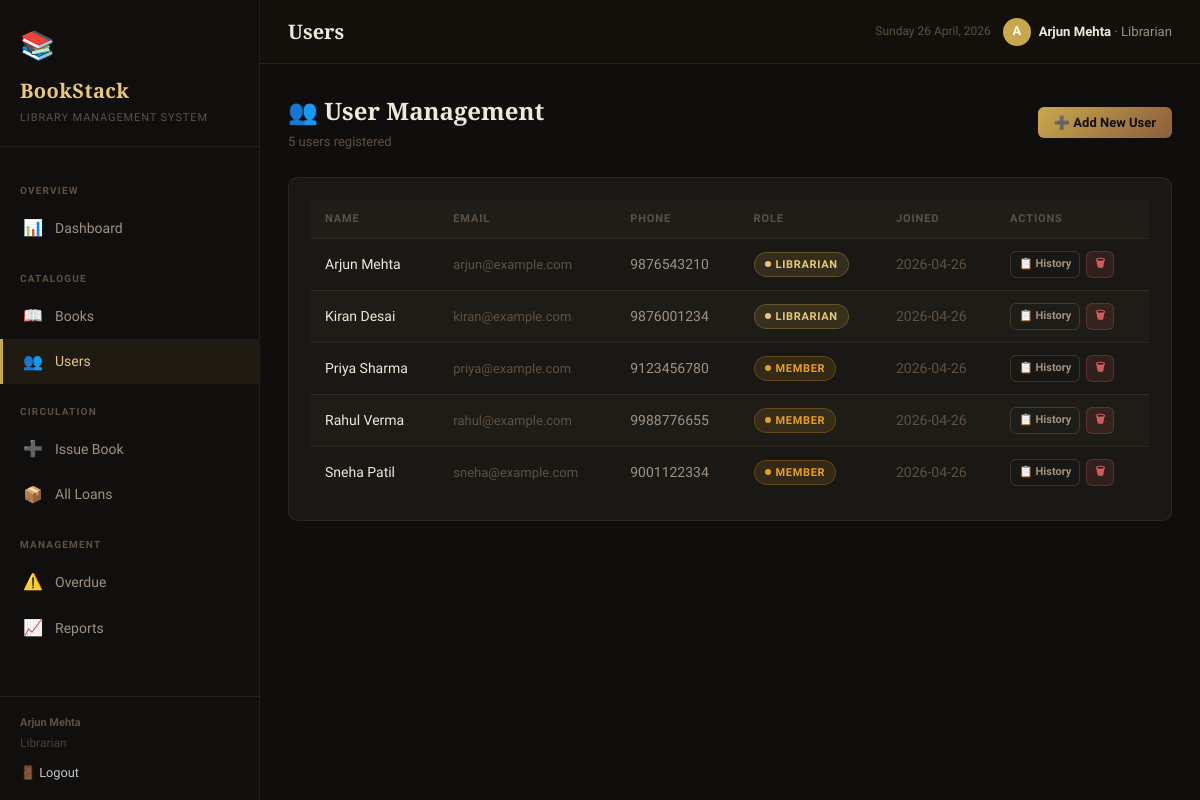
The app's page /users (signed in) with its own data.
### tables this page shows
CREATE TABLE users (
            user_id       INTEGER PRIMARY KEY AUTOINCREMENT,
            name          TEXT NOT NULL,
            email         TEXT UNIQUE NOT NULL,
            phone         TEXT,
            role          TEXT DEFAULT 'member',
            password      TEXT DEFAULT 'password123',
            joined_date   TEXT DEFAULT (date('now'))
        );

### app.py (the view, shortened to what this page needs)
@app.route('/users', methods=['GET', 'POST'])
@librarian_required
def users():
    db = get_db()
    all_users = db.execute("SELECT * FROM users ORDER BY name").fetchall()
    return render_template('users.html', users=all_users)

### app.py (called while the page is built)
def get_db():
    db = getattr(g, '_database', None)
    if db is None:
        db = g._database = sqlite3.connect(DATABASE)
        db.row_factory = sqlite3.Row
        db.execute("PRAGMA foreign_keys = ON")
    return db

@app.teardown_appcontext
def close_connection(exception):
    db = getattr(g, '_database', None)
    if db is not None:
        db.close()

@app.before_request
def before_request():
    init_db()

def librarian_required(f):
    @wraps(f)
    def decorated(*args, **kwargs):
        if 'user_id' not in session:
            flash('Please log in to continue.', 'error')
            return redirect(url_for('login'))
        if session.get('role') != 'librarian':
            flash('Access denied — librarians only.', 'error')
            return redirect(url_for('index'))
        return f(*args, **kwargs)
    return decorated

### templates/users.html (shortened to what this page needs)
{% extends "base.html" %}
{% block page_title %}Users{% endblock %}
{% block content %}
<div class="page-header">
  <div>
    <div class="page-header-title">👥 User Management</div>
    <div class="page-header-sub">{{ users|length }} user{{ 's' if users|length != 1 }} registered</div>
  </div>
  <button class="btn btn-primary" onclick="toggleAddForm()">➕ Add New User</button>
</div>
<div class="card">
  <div class="table-wrap">
    <table>
      <thead>
        <tr>
          <th>Name</th>
          <th>Email</th>
          <th>Phone</th>
          <th>Role</th>
          <th>Joined</th>
          <th>Actions</th>
        </tr>
      </thead>
      <tbody>
        {% for user in users %}
        <tr>
          <td class="text-main">{{ user.name }}</td>
          <td><span style="font-size:13px;color:var(--text-3);">{{ user.email }}</span></td>
          <td>{{ user.phone or '—' }}</td>
          <td><span class="badge badge-{{ user.role }}">{{ user.role }}</span></td>
          <td class="text-muted">{{ user.joined_date }}</td>
          <td>
            <div style="display:flex;gap:6px;">
              <a href="{{ url_for('user_detail', user_id=user.user_id) }}" class="btn btn-ghost btn-xs">📋 History</a>
              <form method="POST" onsubmit="return confirm('Delete user {{ user.name }}?');" style="display:inline;">
                <button type="submit" class="btn btn-danger btn-xs">🗑</button>
              </form>
            </div>
          </td>
        </tr>
        {% endfor %}
      </tbody>
    </table>
  </div>
</div>
{% endblock %}

### templates/base.html (shortened to what this page needs)
<!DOCTYPE html>
<html lang="en">
<head>
  <link rel="stylesheet" href="{{ url_for('static', filename='style.css') }}">
</head>
<body>
<aside class="sidebar">
  <div class="sidebar-brand">
    <span class="brand-icon">📚</span>
    <span class="brand-title">BookStack</span>
    <span class="brand-sub">Library Management System</span>
  </div>
  <nav class="sidebar-nav">
    <div class="nav-section-label">Overview</div>
    <a href="{{ url_for('index') }}" class="nav-link {% if request.endpoint == 'index' %}active{% endif %}">
      <span class="nav-icon">📊</span><span>Dashboard</span>
    </a>
    <div class="nav-section-label">Catalogue</div>
    <a href="{{ url_for('books') }}" class="nav-link {% if request.endpoint == 'books' %}active{% endif %}">
      <span class="nav-icon">📖</span><span>Books</span>
    </a>
    {% if session.get('role') == 'librarian' %}
    <a href="{{ url_for('users') }}" class="nav-link {% if request.endpoint in ('users','user_detail') %}active{% endif %}">
      <span class="nav-icon">👥</span><span>Users</span>
    </a>
    {% endif %}
    <div class="nav-section-label">Circulation</div>
    {% if session.get('role') == 'librarian' %}
    <a href="{{ url_for('issue') }}" class="nav-link {% if request.endpoint == 'issue' %}active{% endif %}">
      <span class="nav-icon">➕</span><span>Issue Book</span>
    </a>
    {% endif %}
    <a href="{{ url_for('loans') }}" class="nav-link {% if request.endpoint in ('loans','loan_detail') %}active{% endif %}">
      <span class="nav-icon">📦</span><span>{% if session.get('role') == 'librarian' %}All Loans{% else %}My Loans{% endif %}</span>
    </a>
    {% if session.get('role') == 'librarian' %}
    <div class="nav-section-label">Management</div>
    <a href="{{ url_for('overdue') }}" class="nav-link {% if request.endpoint == 'overdue' %}active{% endif %}">
      <span class="nav-icon">⚠️</span><span>Overdue</span>
    </a>
    <a href="{{ url_for('reports') }}" class="nav-link {% if request.endpoint == 'reports' %}active{% endif %}">
      <span class="nav-icon">📈</span><span>Reports</span>
    </a>
    {% endif %}
  </nav>
  <div class="sidebar-footer">
    {% if session.get('name') %}
      <div style="margin-bottom:.4rem;">
        <strong>{{ session.name }}</strong><br>
        <span style="font-size:.75rem;opacity:.75;">{{ session.role | capitalize }}</span>
      </div>
      <a href="{{ url_for('logout') }}" style="color:#fff;opacity:.75;font-size:.8rem;text-decoration:none;">🚪 Logout</a>
    {% else %}
      DBMS Project · 2026<br>BookStack v1.0
    {% endif %}
  </div>
</aside>
<div class="main-wrapper">
  <header class="topbar">
    <div class="topbar-title">{% block page_title %}Dashboard{% endblock %}</div>
    <div style="display:flex;align-items:center;gap:12px;">
      <div class="topbar-date" id="topbar-date"></div>
      {% if session.get('name') %}
      <div style="display:flex;align-items:center;gap:8px;font-size:.82rem;color:var(--text-2);">
        <span style="background:var(--accent);color:#fff;border-radius:50%;width:28px;height:28px;display:flex;align-items:center;justify-content:center;font-weight:700;font-size:.8rem;">{{ session.name[0] }}</span>
        <span><strong style="color:var(--text);">{{ session.name }}</strong> &middot; {{ session.role | capitalize }}</span>
      </div>
      {% endif %}
    </div>
  </header>
  <main class="content">
    {% block content %}{% endblock %}
  </main>
</div>
</body>
</html>

### records on screen
users: name "Arjun Mehta", email "arjun@example.com", phone "9876543210", role "LIBRARIAN", joined_date "2026-04-26"
users: name "Kiran Desai", email "kiran@example.com", phone "9876001234", role "LIBRARIAN", joined_date "2026-04-26"
users: name "Priya Sharma", email "priya@example.com", phone "9123456780", role "MEMBER", joined_date "2026-04-26"
users: name "Rahul Verma", email "rahul@example.com", phone "9988776655", role "MEMBER", joined_date "2026-04-26"
users: name "Sneha Patil", email "sneha@example.com", phone "9001122334", role "MEMBER", joined_date "2026-04-26"

### other values on screen
{{ session.role | capitalize }} "Librarian"
{{ session.name[0] }} "A"
{{ users|length }} "5"
{{ 's' if users|length != 1 }} "s"
